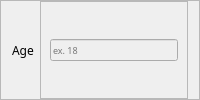
           <widget class="QFrame" name="frame_47">
            <property name="frameShape">
             <enum>QFrame::StyledPanel</enum>
            </property>
            <property name="frameShadow">
             <enum>QFrame::Raised</enum>
            </property>
            <layout class="QHBoxLayout" name="horizontalLayout_48">
             <property name="topMargin">
              <number>0</number>
             </property>
             <property name="bottomMargin">
              <number>0</number>
             </property>
             <item>
              <widget class="QLabel" name="label_24">
               <property name="font">
                <font>
                 <family>Moon</family>
                </font>
               </property>
               <property name="text">
                <string>Age</string>
               </property>
              </widget>
             </item>
             <item>
              <widget class="QFrame" name="frame_48">
               <property name="frameShape">
                <enum>QFrame::StyledPanel</enum>
               </property>
               <property name="frameShadow">
                <enum>QFrame::Raised</enum>
               </property>
               <layout class="QHBoxLayout" name="horizontalLayout_49">
                <item>
                 <widget class="QLineEdit" name="ageLine">
                  <property name="enabled">
                   <bool>false</bool>
                  </property>
                  <property name="font">
                   <font>
                    <family>Raleway</family>
                    <pointsize>7</pointsize>
                   </font>
                  </property>
                  <property name="placeholderText">
                   <string>ex. 18</string>
                  </property>
                 </widget>
                </item>
               </layout>
              </widget>
             </item>
            </layout>
           </widget>
